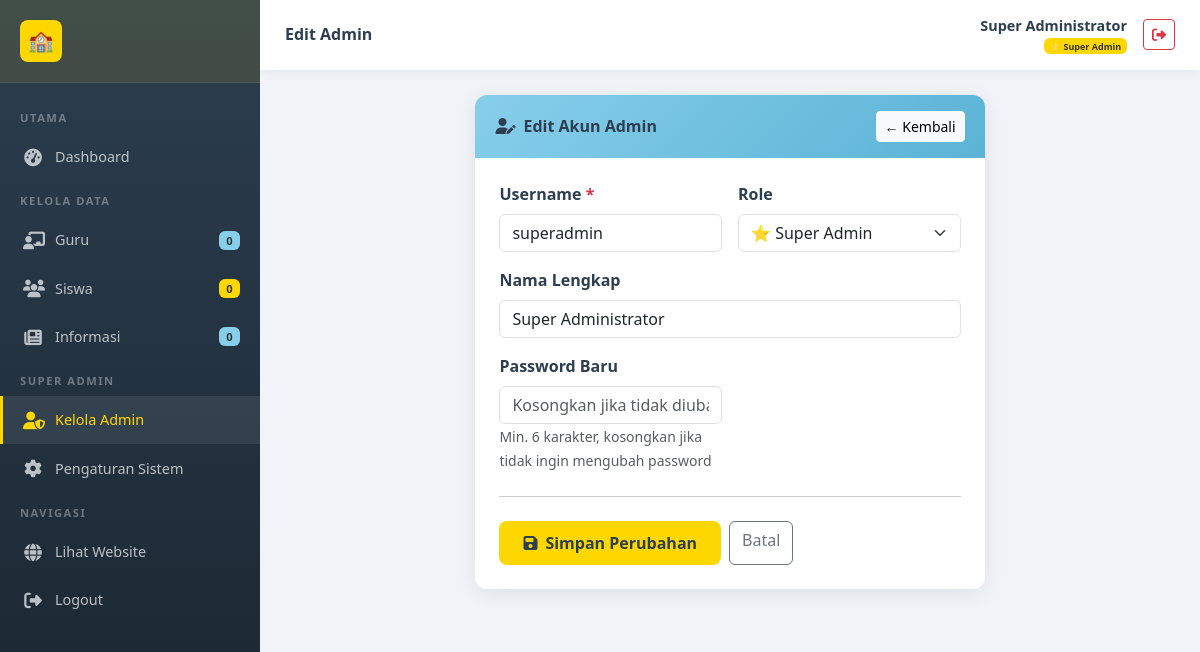
/admin/users/edit.php?id=1 (signed in), run on the app's committed database.
### tables this page shows
CREATE TABLE IF NOT EXISTS users (
    id INT AUTO_INCREMENT PRIMARY KEY,
    username VARCHAR(50) NOT NULL UNIQUE,
    password VARCHAR(255) NOT NULL,
    nama_lengkap VARCHAR(100) NOT NULL,
    role ENUM('admin', 'superadmin') NOT NULL DEFAULT 'admin',
    created_at TIMESTAMP DEFAULT CURRENT_TIMESTAMP,
    updated_at TIMESTAMP DEFAULT CURRENT_TIMESTAMP ON UPDATE CURRENT_TIMESTAMP
);

### admin/users/edit.php (the view, shortened to what this page needs)
<?php
require_once __DIR__ . '/../includes/admin_header.php';
$id = (int)($_GET['id'] ?? 0);
$result = mysqli_query($koneksi, "SELECT * FROM users WHERE id=$id");
$user = mysqli_fetch_assoc($result);
?>
<div class="row justify-content-center">
<div class="col-lg-7">
<div class="card-admin">
    <div class="card-header-admin">
        <h5><i class="fas fa-user-edit me-2"></i>Edit Akun Admin</h5>
        <a href="./" class="btn btn-sm btn-light">← Kembali</a>
    </div>
    <div class="p-4">
        <form method="POST">
            <div class="row g-3">
                <div class="col-md-6">
                    <label class="form-label fw-semibold">Username <span class="text-danger">*</span></label>
                    <input type="text" name="username" class="form-control" value="<?= htmlspecialchars($user['username']) ?>" required>
                </div>
                <div class="col-md-6">
                    <label class="form-label fw-semibold">Role</label>
                    <select name="role" class="form-select">
                        <option value="superadmin" <?= $user['role']==='superadmin'?'selected':'' ?>>⭐ Super Admin</option>
                    </select>
                </div>
                <div class="col-12">
                    <label class="form-label fw-semibold">Nama Lengkap</label>
                    <input type="text" name="nama_lengkap" class="form-control" value="<?= htmlspecialchars($user['nama_lengkap']) ?>">
                </div>
                <div class="col-md-6">
                    <label class="form-label fw-semibold">Password Baru</label>
                    <input type="password" name="password" class="form-control" placeholder="Kosongkan jika tidak diubah">
                    <small class="text-muted">Min. 6 karakter, kosongkan jika tidak ingin mengubah password</small>
                </div>
            </div>
            <hr class="my-4">
            <div class="d-flex gap-2">
                <button type="submit" class="btn-kuning btn"><i class="fas fa-save me-2"></i>Simpan Perubahan</button>
                <a href="./" class="btn btn-outline-secondary">Batal</a>
            </div>
        </form>
    </div>
</div>
</div>
</div>
<?php require_once __DIR__ . '/../includes/admin_footer.php'; ?>

### assets/css/style.css (style rules this page uses)
:root { --kuning: #FFD700; --kuning-dark: #e6c200; --kuning-light: #fff8cc; --biru-muda: #87CEEB; --biru-dark: #5bb3d5; --biru-light: #e8f6fc; --putih: #FFFFFF; --abu: #f8f9fa; --teks-gelap: #2c3e50; --teks-abu: #6c757d; --shadow: 0 4px 20px rgba(0,0,0,0.08); --shadow-hover: 0 8px 30px rgba(0,0,0,0.15); --radius: 12px; --radius-sm: 8px; --transition: all 0.3s ease; }
* { box-sizing: border-box; }
body { font-family: 'Segoe UI', Tahoma, Geneva, Verdana, sans-serif; color: var(--teks-gelap); background: var(--putih); }
a { text-decoration: none; transition: var(--transition); }
.btn-kuning { background: var(--kuning); color: var(--teks-gelap); border: none; font-weight: 600; padding: 10px 24px; border-radius: var(--radius-sm); transition: var(--transition); }
.card-admin { background: var(--putih); border-radius: var(--radius); box-shadow: var(--shadow); overflow: hidden; }
.card-admin .card-header-admin { background: linear-gradient(135deg, var(--biru-muda), var(--biru-dark)); padding: 16px 20px; display: flex; align-items: center; justify-content: space-between; }
.card-admin .card-header-admin h5 { color: var(--teks-gelap); font-weight: 700; margin: 0; font-size: 1rem; }

### data on the page
users: username "superadmin", role "⭐ Super Admin", nama_lengkap "Super Administrator"

### other printed values
$total_guru "0"
$total_siswa "0"
$total_info "0"
$judul_halaman "Edit Admin"
$_SESSION['nama_lengkap'] "Super Administrator"
